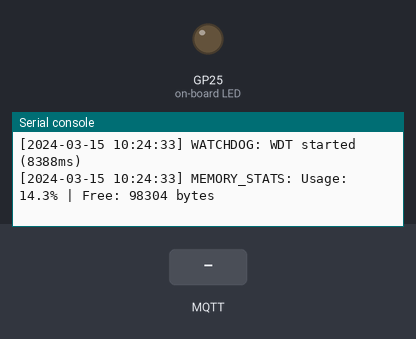
Simulated run of this program. Board: Raspberry Pi Pico running MicroPython. Shown: output pins drawn as LEDs (lit = HIGH), the last lines printed to the serial console. The test bench sets the inputs (shaded band). WiFi joins after 1.5 s; the clock reads 2024-03-15 10:24:30 at power-on unless the program sets it; files the program writes start out absent; random numbers come from a fixed seed; no MQTT or app messages arrive unless stated; files that are not in the repository are absent; library files of the repository ran but are not shown: ugit.py; pins used as bus, display or sensor lines are not drawn.

Above: at 4.3 s.
4.4 s: MQTT message "TRIGGER" arrives on the first subscribed topic
At 5.7 s:
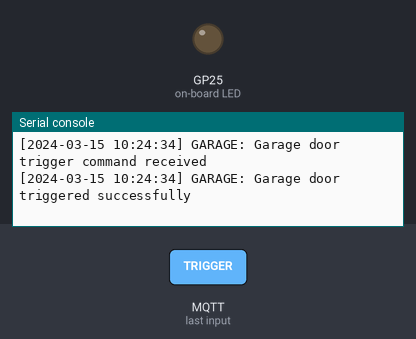
5.9 s: MQTT message "UPDATE" arrives on the first subscribed topic
At 6.9 s:
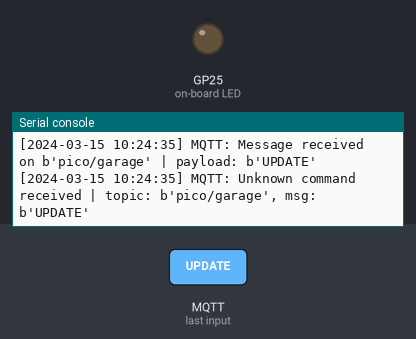
7.4 s: MQTT message "GH_USER" arrives on the first subscribed topic
At 7.9 s:
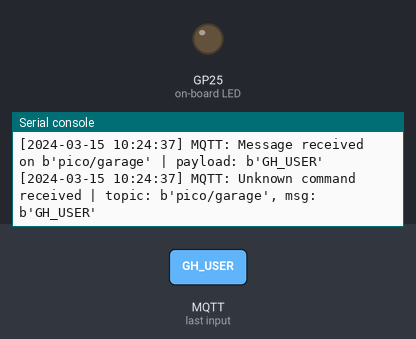

Measured:
- after the input at 4.4 s, the serial console: prints a new line at once (image 1)
- after the input at 5.9 s, the serial console: prints a new line at once (image 2)
- after the input at 7.4 s, the serial console: prints a new line at once (image 3)

The program:

main.py
```python
import machine
from time import sleep, time
import network
from umqtt.simple import MQTTClient
import config
import gc
import random
from error_logger import error_log
from memory_monitor import memory_monitor
import mqtt_manager
import lib.ugit.ugit as ugit
from lib.led import led

# --- MQTT Topics base

# --- MQTT Parameters
MQTT_SERVER = config.MQTT_SERVER
MQTT_PORT = 1883
MQTT_USER = config.MQTT_USER
MQTT_PASSWORD = config.MQTT_PASSWORD
MQTT_CLIENT_ID = b"raspberrypi_picow"
MQTT_KEEPALIVE = 60
MQTT_SSL = False
MQTT_SSL_PARAMS = {'server_hostname': MQTT_SERVER}
MQTT_TOPIC_BASE = b'pico/garage'
MQTT_TOPIC_OTA = MQTT_TOPIC_BASE + b'/ota'
MQTT_TOPIC_STATUS = MQTT_TOPIC_BASE + b'/status'

# --- Constants
RELAY_PIN = 21
PRESS_DURATION = 0.5
ACTIVE_LOW = 0
ACTIVE_HIGH = 1

# Memory management settings
GC_COLLECT_INTERVAL = 30
MESSAGE_BUFFER_MAX = 10
MQTT_RECONNECT_BACKOFF_INIT = 5
MQTT_RECONNECT_BACKOFF_MAX = 60
MQTT_ERROR_THRESHOLD = 3

# Initialize relay pin
trigger_pin = machine.Pin(RELAY_PIN, machine.Pin.OUT, value=ACTIVE_HIGH)

# Global variables
client = None
manager = None
last_message_time = time()
last_gc_time = time()
RECONNECT_INTERVAL = 30
message_history = []
consecutive_mqtt_errors = 0
mqtt_reconnect_backoff = MQTT_RECONNECT_BACKOFF_INIT
wdt = None

WATCHDOG_TIMEOUT_MS = 15000
# Some ports limit the WDT maximum timeout (RP2 reports ~8388 ms).
MAX_WDT_TIMEOUT_MS = 8388

def get_jitter(max_jitter_seconds=3):
    """Return a small jitter value in seconds. Works without `random` if needed."""
    try:
        return random.randint(0, max_jitter_seconds)
    except Exception:
        return int(time()) % (max_jitter_seconds + 1)

def connect_wifi():
    try:
        wlan = network.WLAN(network.STA_IF)
        wlan.active(True)
        wlan.config(pm = 0xa11140)
        wlan.connect(config.WIFI_SSID, config.WIFI_PASSWORD)

        max_wait = 30
        while max_wait > 0:
            if wlan.status() < 0 or wlan.status() >= 3:
                break
            max_wait -= 1
            sleep(1)

        if wlan.status() != 3:
            error_log.log_error("WIFI", "Failed to connect to WiFi")
            led.blink(on_time=3, wait=True, n=3)
            raise RuntimeError('Network connection failed')
        else:
            error_log.log_error("WIFI", "Successfully connected to WiFi")
    except Exception as e:
        error_log.log_exception(e, "connect_wifi")
        raise

def trigger_garage_door():
    try:
        trigger_pin.value(ACTIVE_LOW)
        sleep(PRESS_DURATION)
        trigger_pin.value(ACTIVE_HIGH)
        error_log.log_error("GARAGE", "Garage door triggered successfully")
    except Exception as e:
        error_log.log_exception(e, "trigger_garage_door")

def disconnect_mqtt():
    """Safely disconnect MQTT client and cleanup"""
    global client
    try:
        if manager:
            error_log.log_error("MQTT", "Disconnecting from MQTT broker")
            manager.disconnect()
            # keep client reference in sync
            client = None
    except Exception as e:
        error_log.log_exception(e, "disconnect_mqtt")
    finally:
        client = None
        gc.collect()  # Extra GC to be safe

def connect_mqtt():
    global client, consecutive_mqtt_errors, manager
    try:
        # Initialize manager if needed
        if manager is None:
            manager = mqtt_manager.MQTTManager(
                client_id=MQTT_CLIENT_ID,
                server=MQTT_SERVER,
                port=MQTT_PORT,
                user=MQTT_USER,
                password=MQTT_PASSWORD,
                keepalive=MQTT_KEEPALIVE,
                ssl=MQTT_SSL,
                ssl_params=MQTT_SSL_PARAMS,
                topic_base=MQTT_TOPIC_BASE,
            )
            manager.set_callback(on_message)

        # If already connected, keep the existing connection open
        if manager is not None and manager.is_connected():
            error_log.log_error("MQTT", "Already connected, skip reconnect")
            return True

        # Only clean up if there is an existing client to tear down
        if manager is not None and getattr(manager, 'client', None) is not None:
            error_log.log_error("MQTT", "Cleaning up stale MQTT client before reconnect")
            disconnect_mqtt()
        sleep(1)
        ok = manager.connect()
        if ok:
            client = manager.client
            consecutive_mqtt_errors = 0
        return ok
    except Exception as e:
        error_log.log_exception(e, "connect_mqtt")
        consecutive_mqtt_errors += 1
        error_log.log_error("MQTT", "connect_mqtt failed", str(e))
        return False

def on_message(topic, message):
    """Handle incoming MQTT messages"""
    global message_history

    try:
        # Keep message history bounded
        message_history.append({'topic': topic, 'msg': message, 'time': time()})
        if len(message_history) > MESSAGE_BUFFER_MAX:
            message_history.pop(0)

        error_log.log_error("MQTT", f"Message received on {topic}", f"payload: {message}")

        # Trigger command
        if topic == MQTT_TOPIC_BASE and message == b'TRIGGER':
            error_log.log_error("GARAGE", "Garage door trigger command received")
            trigger_garage_door()
        # OTA trigger (pico/garage/ota)
        elif topic == MQTT_TOPIC_OTA:
            error_log.log_error("OTA", "OTA trigger received via MQTT")
            try:
                # Require explicit payload 'UPDATE' to avoid accidental OTA
                if isinstance(message, bytes) and message.strip().upper() == b'UPDATE':
                    # publish status ack (best-effort)
                    try:
                        if manager and manager.is_connected():
                            manager.publish(MQTT_TOPIC_STATUS, b'OTA_STARTED')
                    except Exception:
                        pass

                    # Start OTA (this will reset device on success)
                    def _notify_complete():
                        try:
                            if manager and manager.is_connected():
                                manager.publish(MQTT_TOPIC_STATUS, b'OTA_COMPLETED')
                        except Exception:
                            pass

                    ugit.pull_all(isconnected=True, reset_after=True, on_complete=_notify_complete)
                else:
                    error_log.log_error("OTA", "Ignored OTA request: wrong payload", f"payload: {message}")
            except Exception as e:
                error_log.log_exception(e, "mqtt_ota")
                try:
                    if manager and manager.is_connected():
                        manager.publish(MQTT_TOPIC_STATUS, b'OTA_FAILED')
                except Exception:
                    pass
        else:
            error_log.log_error("MQTT", "Unknown command received", f"topic: {topic}, msg: {message}")
    except Exception as e:
        error_log.log_exception(e, "on_message")

def is_network_available():
    """Check if WiFi is still connected"""
    try:
        wlan = network.WLAN(network.STA_IF)
        return wlan.isconnected()
    except:
        return False

def manage_memory(current_time):
    """Periodically collect garbage and monitor memory"""
    global last_gc_time
    global wdt

    if current_time - last_gc_time > GC_COLLECT_INTERVAL:
        gc.collect()
        last_gc_time = current_time
        memory_monitor.force_gc()

    memory_monitor.check_memory(current_time)

    # Feed the hardware watchdog if enabled
    try:
        if wdt is not None:
            wdt.feed()
    except Exception:
        pass

def main():
    global client, last_message_time, last_gc_time, consecutive_mqtt_errors, mqtt_reconnect_backoff
    global wdt

    try:
        error_log.log_error("STARTUP", "Application starting")
        error_log.print_stats()
        memory_monitor.print_diagnostics()

        gc.enable()

        connect_wifi()

        if not connect_mqtt():
            raise RuntimeError('Failed to connect to MQTT')

        # Initialize hardware watchdog to help recover from hangs
        try:
            wdt_timeout = WATCHDOG_TIMEOUT_MS
            if WATCHDOG_TIMEOUT_MS > MAX_WDT_TIMEOUT_MS:
                error_log.log_error("WATCHDOG", f"Requested WDT timeout {WATCHDOG_TIMEOUT_MS}ms exceeds max {MAX_WDT_TIMEOUT_MS}ms; clamping to {MAX_WDT_TIMEOUT_MS}ms")
                wdt_timeout = MAX_WDT_TIMEOUT_MS

            try:
                wdt = machine.WDT(timeout=wdt_timeout)
                error_log.log_error("WATCHDOG", f"WDT started ({wdt_timeout}ms)")
            except ValueError:
                # Some ports raise ValueError for too-large timeouts; try a safe fallback
                try:
                    wdt = machine.WDT(timeout=MAX_WDT_TIMEOUT_MS)
                    error_log.log_error("WATCHDOG", f"WDT started with fallback timeout ({MAX_WDT_TIMEOUT_MS}ms)")
                except Exception as e:
                    error_log.log_exception(e, "init_wdt")
                    wdt = None
        except Exception as e:
            error_log.log_exception(e, "init_wdt")

        last_reconnect_attempt = time()
        last_gc_time = time()
        mqtt_reconnect_backoff = MQTT_RECONNECT_BACKOFF_INIT

        # Main loop
        while True:
            try:
                current_time = time()

                # Check WiFi connectivity
                if not is_network_available():
                    error_log.log_error("WIFI", "WiFi connection lost, reconnecting...")
                    disconnect_mqtt()
                    connect_wifi()
                    if not connect_mqtt():
                        error_log.log_error("MQTT", "Failed to reconnect after WiFi recovery")
                    continue

                # Memory management
                manage_memory(current_time)

                # Check for incoming messages
                try:
                    if manager is None or not manager.is_connected():
                        raise OSError(-1)  # Force reconnect if client is None

                    manager.check_msg()
                    last_message_time = current_time
                    consecutive_mqtt_errors = 0
                except OSError as e:
                    consecutive_mqtt_errors += 1
                    error_log.log_error("MQTT_ERROR", f"OSError (count: {consecutive_mqtt_errors})", str(e))

                    # Force reconnect after threshold
                    if consecutive_mqtt_errors >= MQTT_ERROR_THRESHOLD:
                        error_log.log_error("MQTT", "Too many errors, forcing reconnect")
                        disconnect_mqtt()
                        consecutive_mqtt_errors = 0

                    raise  # Re-raise to handle in outer except

                sleep(1)

            except Exception as e:
                error_log.log_exception(e, "message_check")
                current_time = time()

                # Try to reconnect with exponential backoff
                if current_time - last_reconnect_attempt > mqtt_reconnect_backoff:
                    error_log.log_error("MQTT", f"Attempting to reconnect (backoff: {mqtt_reconnect_backoff}s)")
                    if connect_mqtt():
                        last_reconnect_attempt = current_time
                        mqtt_reconnect_backoff = MQTT_RECONNECT_BACKOFF_INIT
                        error_log.log_error("MQTT", "Reconnection successful")
                    else:
                        last_reconnect_attempt = current_time
                        # exponential backoff plus small jitter to avoid thundering herds
                        mqtt_reconnect_backoff = min(mqtt_reconnect_backoff * 2, MQTT_RECONNECT_BACKOFF_MAX)
                        jitter = get_jitter(3)
                        mqtt_reconnect_backoff = mqtt_reconnect_backoff + jitter
                        error_log.log_error("MQTT", f"Reconnection failed, next attempt in {mqtt_reconnect_backoff}s (jitter {jitter}s)")

                sleep(1)

    except Exception as e:
        error_log.log_exception(e, "main")
        memory_monitor.print_diagnostics()
        error_log.print_stats()
        led.blink(on_time=0.5, wait=True, n=10)

if __name__ == '__main__':
    main()

    
```

config.py
```python
# This script should only be run once to generate config.json (should not be pushed to repo)

import lib.ugit.ugit as ugit
import lib.dotenv.dotenv as dotenv

# Load config
required_keys = ["WIFI_SSID", "WIFI_PASSWORD", "GH_USER", "GH_REPO", "GH_BRANCH", "MQTT_SERVER", "MQTT_USER", "MQTT_PASSWORD"]
config = dotenv.load(filepath='./.env')

WIFI_SSID=config.get("WIFI_SSID", "")
WIFI_PASSWORD=config.get("WIFI_PASSWORD", "")

GH_USER=config.get("GH_USER", "")
GH_REPO=config.get("GH_REPO", "")
GH_BRANCH=config.get("GH_BRANCH", "")

MQTT_SERVER=config.get("MQTT_SERVER", "")
MQTT_USER=config.get("MQTT_USER", "").encode()
MQTT_PASSWORD=config.get("MQTT_PASSWORD", "").encode()

# Validate env config
missing_vars = [
    key for key in required_keys
    if not config.get(key, "")
]

if missing_vars:
    print('Warning: the following required env variables are empty or missing:', missing_vars)


ignore_files=["/lib/ugit/ugit.py", "/.env"]

def _normalize_repository(repo):
    """Normalize repository input into a bare repository name.

    Accepts values like:
      - rpi-pico-garage-opener
      - FragnaroK/rpi-pico-garage-opener
      - git@github.com:FragnaroK/rpi-pico-garage-opener.git
      - https://github.com/FragnaroK/rpi-pico-garage-opener.git

    Returns the repo name portion: "rpi-pico-garage-opener".
    """
    if not repo:
        return ''
    s = repo.strip()
    # SSH form: git@github.com:owner/repo.git
    if s.startswith('git@') and ':' in s:
        s = s.split(':', 1)[1]
    # HTTP(S) form: https://github.com/owner/repo(.git)
    if s.startswith('http'):
        # drop protocol and domain
        parts = s.split('/')
        if len(parts) >= 2:
            # last two parts are owner and repo
            s = '/'.join(parts[-2:])
    # strip trailing .git
    if s.endswith('.git'):
        s = s[:-4]
    # if owner/repo, return repo part
    if '/' in s:
        return s.split('/')[-1]
    return s


repo_name = _normalize_repository(GH_REPO)

print('Will write config for user=%s, repository=%s, branch=%s' % (GH_USER, repo_name, GH_BRANCH))

ugit.create_config(
    ssid=WIFI_SSID,
    password=WIFI_PASSWORD,
    user=GH_USER,
    repository=repo_name,
    branch=GH_BRANCH,
    ignore=ignore_files
)
```

memory_monitor.py
```python
import gc
import machine
import time
from error_logger import error_log

class MemoryMonitor:
    """Monitor and manage memory usage on Pico W with Auto-Reboot"""

    def __init__(self, check_interval=60, warning_threshold=80, reboot_threshold=85):
        """
        Initialize memory monitor

        Args:
            check_interval: Check memory every N seconds
            warning_threshold: Trigger warning at N% usage
            reboot_threshold: Reboot board at N% usage
        """
        self.check_interval = check_interval
        self.warning_threshold = warning_threshold
        self.reboot_threshold = reboot_threshold
        self.last_check = 0
        self.peak_usage = 0
        self.gc_count = 0
        self.allocation_count = 0

    def get_memory_stats(self):
        """Get current memory statistics"""
        gc.collect()  # Collect garbage before checking

        mem_info = {}
        try:
            total = gc.mem_alloc() + gc.mem_free()
            allocated = gc.mem_alloc()
            mem_info['total'] = total
            mem_info['allocated'] = allocated
            mem_info['free'] = gc.mem_free()
            mem_info['usage_percent'] = (allocated / total) * 100
        except Exception:
            mem_info['error'] = 'Could not read memory stats'

        return mem_info

    def check_memory(self, current_time=None):
        """Check memory and perform actions based on thresholds"""
        if current_time is None:
            current_time = time.time()

        if current_time - self.last_check < self.check_interval:
            return

        self.last_check = current_time
        stats = self.get_memory_stats()

        if 'error' in stats:
            error_log.log_error("MEMORY", stats['error'])
            return

        usage = stats['usage_percent']

        # Update peak usage
        if usage > self.peak_usage:
            self.peak_usage = usage

        # 1. CRITICAL: Check for Reboot Threshold
        if usage >= self.reboot_threshold:
            error_log.log_error(
                "MEMORY_CRITICAL",
                f"Rebooting! Usage: {usage:.1f}% exceeds limit of {self.reboot_threshold}%"
            )
            # Small delay to ensure the log is written/flushed if using a physical file
            time.sleep(0.5)
            machine.reset()

        # 2. WARNING: Log warning and force GC
        elif usage > self.warning_threshold:
            error_log.log_error(
                "MEMORY_WARNING",
                f"Memory usage at {usage:.1f}%",
                f"Free: {stats['free']} bytes"
            )
            self.force_gc()

        # Regular stats logging
        error_log.log_error(
            "MEMORY_STATS",
            f"Usage: {usage:.1f}% | Free: {stats['free']} bytes"
        )

    def force_gc(self):
        """Force garbage collection"""
        gc.collect()
        self.gc_count += 1
        stats = self.get_memory_stats()
        error_log.log_error(
            "GC_COLLECTED",
            f"Garbage collection #{self.gc_count}",
            f"Free memory after GC: {stats['free']} bytes"
        )

    def print_diagnostics(self):
        """Print full memory diagnostics"""
        stats = self.get_memory_stats()
        print("\n=== Memory Diagnostics ===")
        if 'error' not in stats:
            print(f"Total Heap: {stats['total']} bytes")
            print(f"Allocated: {stats['allocated']} bytes")
            print(f"Free: {stats['free']} bytes")
            print(f"Usage: {stats['usage_percent']:.1f}%")
            print(f"Peak Usage: {self.peak_usage:.1f}%")
        print(f"GC Collections: {self.gc_count}")
        print("==========================\n")

# Global instance with your requested 85% reboot limit
memory_monitor = MemoryMonitor(check_interval=60, warning_threshold=80, reboot_threshold=85)
```

Source omitted: error_logger.py (5966 bytes), mqtt_manager.py (4493 bytes), led.py (895 bytes), dotenv.py (595 bytes)
